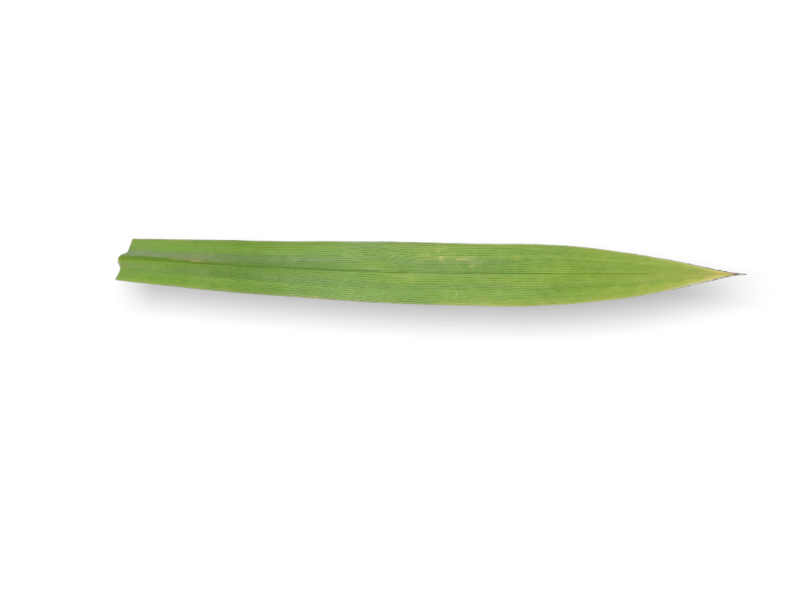
#> input picture Image Processing/001.jpg, 1600 x 1200 px, found by its file name (shown at 1/2 size)
$ jupyter execute AI.ipynb
#> lines starting #> are read from the running program, lines starting #| are printed output that depends on the picture; after the words box and inside, x2 and y2 are one past the last pixel; in counts of white or black regions, pixels touching at a corner belong together
[cell 1]
import cv2
from google.colab.patches import cv2_imshow

[cell 2]
# membaca image
image = cv2.imread("001.jpg")
#> image is the input picture: shape (1200, 1600, 3); mean B, G, R 242.6, 247.8, 246

[cell 3]
print(image)
#> (printed output is left out)

[cell 4]
# menampilkan image
cv2_imshow(image)

[cell 5]
print(image.shape)
#| (1200, 1600, 3)

[cell 6]
# mengakeses nilai di pixel x=100, y=20
(b, g, r) = image[20, 100]
#> b = 255; g = 255; r = 255
print("blue =" ,b)
#| blue = 255
print("green =" ,g)
#| green = 255
print("red =" ,r)
#| red = 255

[cell 7]
# crop image
im_crop = image[100:660, 100:300]
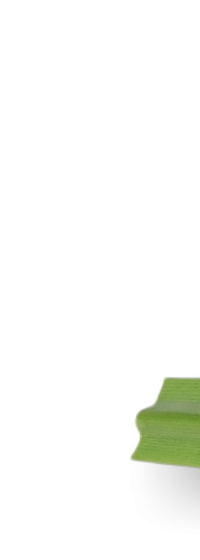
#> im_crop: shape (560, 200, 3); mean B, G, R 247, 250.3, 249.1

cv2_imshow(im_crop)
cv2.waitKey(0)
cv2.destroyAllWindows()
print(im_crop.shape)
#| (560, 200, 3)

[cell 8]
# mengcopy image
cp_image = image.copy()
print(cp_image.shape)
#| (1200, 1600, 3)

[cell 9]
# mengubah nilai pixel
cp_image[300:350, 170:300] = (255, 255, 255)

cv2_imshow(cp_image)
cv2.waitKey(0)
cv2.destroyAllWindows()

[cell 10]
# resize image (ignore aspect ratio)
im_resized = cv2.resize(image, (400,400))
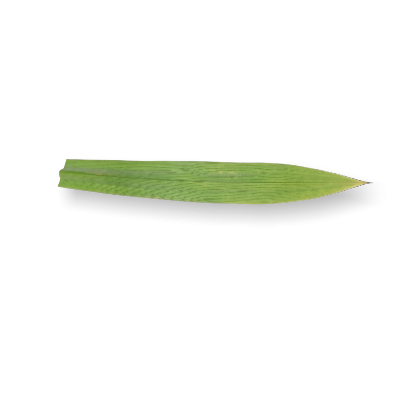
#> im_resized: shape (400, 400, 3); mean B, G, R 242.6, 247.8, 246

cv2_imshow(im_resized)
cv2.waitKey(0)
cv2.destroyAllWindows()

[cell 11]
# resize image (Mempertahankan aspek ratio)
r = 400/image.shape[1]
#> r = 0.25
dim = (400, int(image.shape[0]*r))
#> dim = (400, 300)
im_resized = cv2.resize(image, dim)
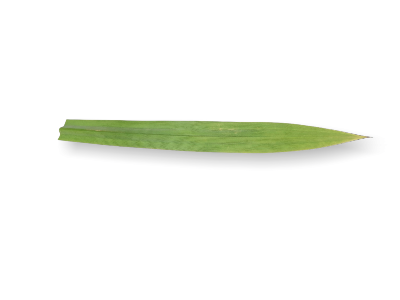
#> im_resized: shape (300, 400, 3); mean B, G, R 242.6, 247.8, 246

cv2_imshow(im_resized)
cv2.waitKey(0)
cv2.destroyAllWindows()

[cell 12]
# rotating an image
(h, w) = image.shape[:2]
#> h = 1200; w = 1600
center = (w/2, h/2)
#> center = (800, 600)

M = cv2.getRotationMatrix2D(center, 180, 1.0)
rotate = cv2.warpAffine(image, M, (w,h))
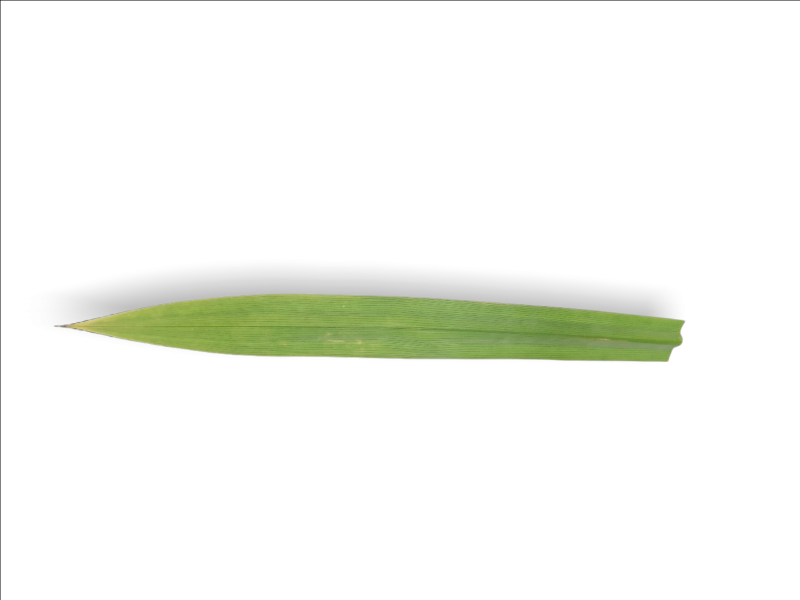
#> rotate: shape (1200, 1600, 3) (shown at 1/2 size); mean B, G, R 242.2, 247.5, 245.6

cv2_imshow(rotate)
cv2.waitKey(0)
cv2.destroyAllWindows()

[cell 13]
# menyimpan Image
cv2.imwrite("rotate.png", rotate)
#> Out = True

[cell 14]
#adjust image contrast
import numpy as np
im_adjusted = cv2.addWeighted(im_resized, 1.5, np.zeros(im_resized.shape, im_resized.dtype), 0, -100)
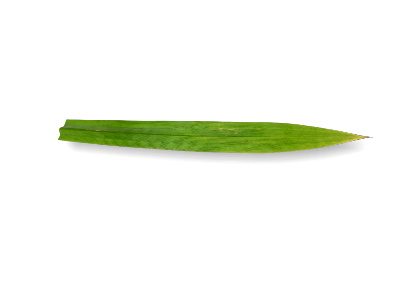
#> im_adjusted: shape (300, 400, 3); mean B, G, R 239.3, 247.1, 244.4


cv2_imshow(im_resized)
cv2_imshow(im_adjusted)
cv2.waitKey(0)
cv2.destroyAllWindows()

[cell 15]
# detect edges
im_edges = cv2.Canny(im_resized, 100, 200)
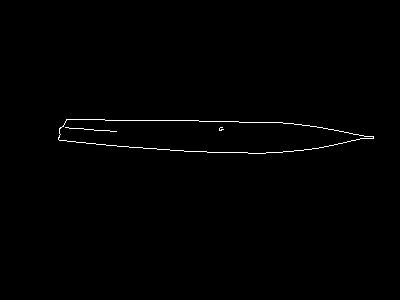
#> im_edges: shape (300, 400); 0.59% white in thin lines or dots, all inside (x1, y1, x2, y2) = (58, 119, 374, 154)

cv2_imshow(im_resized)
cv2_imshow(im_edges)
cv2.waitKey(0)
cv2.destroyAllWindows()

[cell 16]
# covert image to greyscale
im_gray = cv2.cvtColor(im_resized, cv2.COLOR_BGR2GRAY)
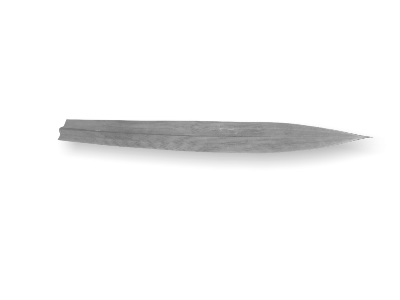
#> im_gray: shape (300, 400); min 112, max 255, mean 246.7

cv2_imshow(im_resized)
cv2_imshow(im_gray)
cv2.waitKey(0)
cv2.destroyAllWindows()

[cell 17]
#get All file in folder
import glob

imdir = 'dataset/elephant/'
ext = ['png', 'jpg', 'gif']    # Add image formats here

files = []
[files.extend(glob.glob(imdir + '*.' + e)) for e in ext]

images = [cv2.imread(file) for file in files]

# adjust contrast to all of them nd save to different location
i = 1
for img in images:
    im_adjusted = cv2.addWeighted(img, 1.5, np.zeros(img.shape, img.dtype), 0, -100)
    im_name = "dataset/elephant_contrast/" + str(i) + ".jpg"
    cv2.imwrite(im_name, im_adjusted)
    i+=1
#> after the loop, i = 1

[cell 18]
def twice(function):
  return lambda x: function(function(x))
def f(x):
  	return x + 3
g = twice(f)
print (g(7))
#| 13

[cell 19]
my_list = [1, 2, 3, 4, 5]

sum = 0
for x in my_list:
	sum += x
print(sum)
